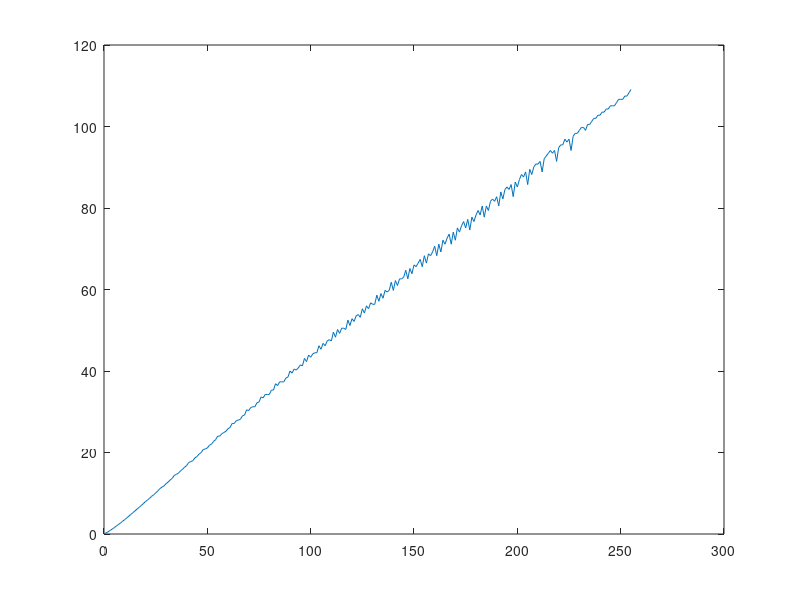

MATLAB code for this plot: (Note: this script raises an error after producing the figure.)
%% SESSION 3 

rate = [19.00
53.00
82.00
106.00
128.00
147.00
167.00
182.00
197.00
212.00
225.00
238.00
250.00
262.00
273.00
283.00
293.00
302.00
311.00
320.00
329.00
336.00
343.00
351.00
357.00
364.00
371.00
379.00
384.00
388.00
395.00
400.00
406.00
411.00
419.00
422.00
425.00
431.00
435.00
440.00
444.00
451.00
453.00
455.00
461.00
464.00
469.00
472.00
478.00
479.00
481.00
486.00
488.00
493.00
496.00
502.00
502.00
506.00
508.00
510.00
514.00
516.00
522.00
522.00
526.00
527.00
528.00
533.00
534.00
541.00
540.00
544.00
545.00
545.00
550.00
551.00
557.00
556.00
560.00
560.00
560.00
565.00
565.00
572.00
570.00
574.00
574.00
574.00
578.00
579.00
585.00
583.00
587.00
586.00
588.00
591.00
590.00
597.00
594.00
600.00
598.00
601.00
602.00
602.00
608.00
605.00
610.00
608.00
612.00
613.00
612.00
619.00
615.00
621.00
618.00
622.00
622.00
621.00
628.00
624.00
629.00
627.00
631.00
632.00
630.00
636.00
633.00
638.00
636.00
640.00
639.00
639.00
645.00
641.00
646.00
643.00
648.00
647.00
648.00
653.00
648.00
654.00
651.00
655.00
655.00
656.00
660.00
655.00
661.00
658.00
663.00
662.00
664.00
666.00
662.00
668.00
664.00
669.00
668.00
670.00
673.00
668.00
674.00
670.00
676.00
674.00
677.00
679.00
674.00
680.00
676.00
682.00
680.00
683.00
685.00
682.00
686.00
681.00
687.00
685.00
688.00
690.00
688.00
692.00
687.00
692.00
690.00
694.00
695.00
694.00
696.00
692.00
698.00
695.00
699.00
700.00
699.00
701.00
696.00
702.00
700.00
703.00
705.00
704.00
706.00
701.00
707.00
705.00
708.00
709.00
709.00
710.00
706.00
711.00
712.00
713.00
714.00
713.00
714.00
710.00
715.00
716.00
716.00
718.00
717.00
718.00
714.00
719.00
720.00
720.00
721.00
722.00
722.00
721.00
723.00
723.00
724.00
725.00
725.00
726.00
726.00
727.00
727.00
728.00
728.00
729.00
729.00
729.00
730.00
731.00
731.00
731.00
732.00
732.00
733.00
734.00


];

u = (0:1:255);

v = rate * 5 / 1023;

  m = -0.6403;
  b = 4.9; 
   
  R_ldr = (5.0-v).*(10000./v);
  %i_lux = pow(10.0, ((log10(R_ldr)-b)/m ));
  
  i_lux = 10.^((log10(R_ldr)-b)/m);
%   
%   m2 = -0.363;
%   b2 = log10(20515.0); 
%    
%   R_ldr2 = (5.0-v).*(10000./v);
  %i_lux = pow(10.0, ((log10(R_ldr)-b)/m ));
  
  %i_lux2 = 10.^((log10(R_ldr)-b2)/m2);
  figure();
  plot(u, i_lux);
  
  f = fit(u', i_lux, 'poly1')
  %f2 = fit(u', i_lux2, 'poly1')
  
  hold on;
  
  plot(f);
  
%   figure();
%   
%   plot(u, i_lux2);
%   hold on;
%   plot(f2);
